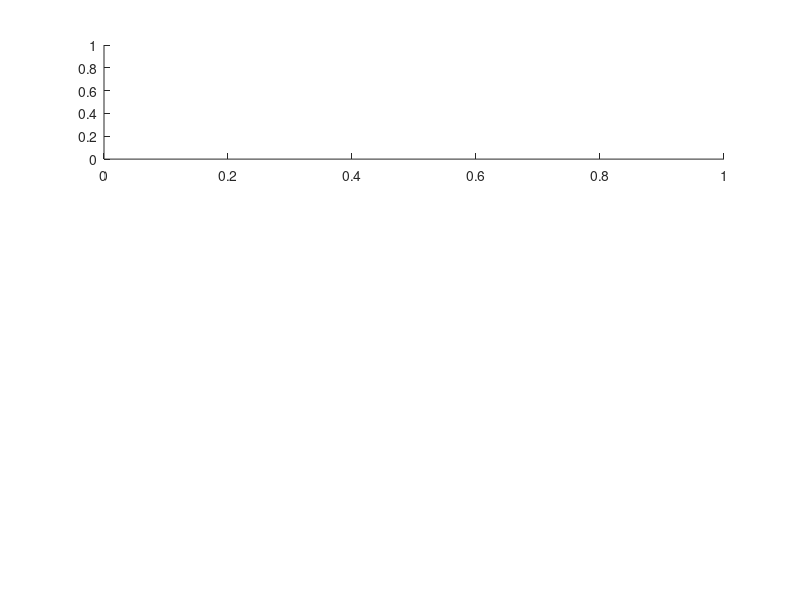

Source code (MATLAB): (Note: this script raises an error after producing the figure.)
%{
    File calculating bandwidth manually. Proves that this follows the same
    curve as \f_{max}= f_s/\pi * sin^{-1}(\lambda).
%}

clear all;
close all;

quality = 1;
combinefigs = true;
qualityVec = ([1, 0.9, 0.5]);

figure('Position', [100, 400, 400, 300]);

if combinefigs
    range = 1:length(qualityVec);
else
    range = 1
end

scaling = 1.8;
offset = 0.35;
textVals = {"$\lambda = 1$", "$\lambda = 0.9$", "$\lambda = 0.5$"};
letters = {"(a)", "(b)", "(c)"};
xlabelSave = [];

topSpace = 0.005;
bottomSpace = 0.16;
rightSpace = 0.005;

leftSpace = 0.15;

for i = range
    subplot(3, 1, i)
    [fftOut, ~] = calcBandwidth(qualityVec(i), 2, 0);
    plot(0.01 * (0:length(fftOut)-1), 20 * log10(fftOut), 'k', 'Linewidth', 1);
    xlim([0, 24])
    ylim([-50, 80])

    grid on
    
    height = (1-bottomSpace) / 3;
    
    set(gca, 'FontSize', 16, 'Linewidth', 1.5, ...
        'Position', [leftSpace, 1 - (height * i)- topSpace, 1-leftSpace - rightSpace, height]);
    if i == 2
        ylabel("Magnitude Response (in dB)", 'interpreter', 'latex')
    end
    set(gca, 'XTick', (0:5) * 5);
    set(gca, 'YTick', [-40, 0, 40]);

    if i ~= 3
        set(gca, 'xticklabel', ['', '', '', '', '', '']);
    end
    test = xlim;
    text(test(2) - 1, 60, letters{i}, ...
        'interpreter', 'latex', 'Fontsize', 16, ...
        'horizontalAlignment', 'center', ...
        'verticalAlignment', 'middle')
    text(test(2) * 0.5, 60, textVals{i}, ...
        'interpreter', 'latex', 'Fontsize', 16, ...
        'horizontalAlignment', 'center', ...
        'verticalAlignment', 'middle')

end
% plot(10 * (0:length(fftOut)-1), fftOut, 'k', 'Linewidth', 1);

xlabel("$f$ (in kHz)", 'interpreter', 'latex');

grid on
% title("$\lambda = " + num2str(quality) + "\quad n = " + num2str(nIdx) + "$", 'interpreter', 'latex', 'Fontsize', 20);
% title("$\lambda > " + num2str(quality) + "$", 'interpreter', 'latex', 'Fontsize', 20);
set(gcf,'color','w');